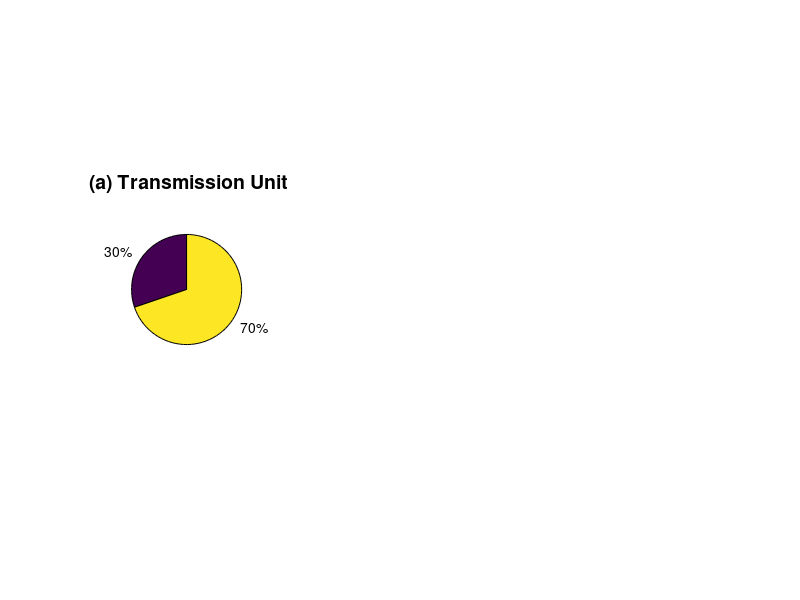

The MATLAB script that drew this image: (Note: this script raises an error after producing the figure.)
% Option: Percentages only in legends (rounded to whole numbers), no text on pie slices
% Figure: All three pie charts in one figure
figure('Position', [100, 100, 1500, 500]);

% Pie chart 1: Transmission Unit
subplot(1, 3, 1);
transmission_data = [13, 30];
total_studies = 43;
h = pie(transmission_data);
title(' (a) Transmission Unit', 'FontSize', 14, 'FontWeight', 'bold');

% Remove all text from pie slices
p = findobj(h, 'Type', 'text');
for i = 1:length(p)
    p(i).String = '';
end

% Add legend with full labels and percentages (rounded to whole numbers)
legend_labels = {sprintf('Host-Based (13, %d%%)', round((13/43)*100)), ...
                 sprintf('Parasite-Based (30, %d%%)', round((30/43)*100))};
legend(legend_labels, 'Location', 'eastoutside', 'FontSize', 10, 'FontWeight', 'bold');

% Pie chart 2: Mathematical Framework
subplot(1, 3, 2);
framework_data = [23, 17, 3];
h2 = pie(framework_data);
title(' (b) Mathematical Framework', 'FontSize', 14, 'FontWeight', 'bold');

% Remove all text from pie slices
p2 = findobj(h2, 'Type', 'text');
for i = 1:length(p2)
    p2(i).String = '';
end

% Add legend with full labels and percentages (rounded to whole numbers)
legend_labels2 = {sprintf('Deterministic (23, %d%%)', round((23/43)*100)), ...
                  sprintf('Stochastic (17, %d%%)', round((17/43)*100)), ...
                  sprintf(' Comparative (DM-SD) (3, %d%%)', round((3/43)*100))};
legend(legend_labels2, 'Location', 'eastoutside', 'FontSize', 10, 'FontWeight', 'bold');

% Pie chart 3: Population Structure
subplot(1, 3, 3);
population_data = [14, 29];
h3 = pie(population_data);
title(' (c) Population Structure', 'FontSize', 14, 'FontWeight', 'bold');

% Remove all text from pie slices
p3 = findobj(h3, 'Type', 'text');
for i = 1:length(p3)
    p3(i).String = '';
end

% Add legend with full labels and percentages (rounded to whole numbers)
legend_labels3 = {sprintf('Flat (14, %d%%)', round((14/43)*100)), ...
                  sprintf('Age-Structured (29, %d%%)', round((29/43)*100))};
legend(legend_labels3, 'Location', 'eastoutside', 'FontSize', 10, 'FontWeight', 'bold');

% Add overall title
%sgtitle('Model Taxonomy Distribution (N = 43 studies)', 'FontSize', 16, 'FontWeight', 'bold');

% Adjust figure appearance
set(gcf, 'Color', 'white');
